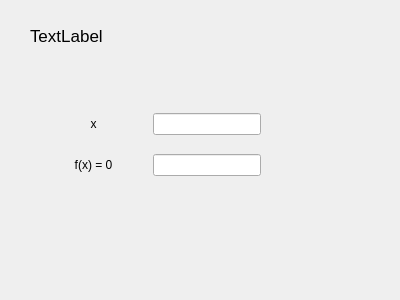
<?xml version="1.0" encoding="UTF-8"?>
<ui version="4.0">
 <class>Form</class>
 <widget class="QWidget" name="Form">
  <property name="geometry">
   <rect>
    <x>0</x>
    <y>0</y>
    <width>400</width>
    <height>300</height>
   </rect>
  </property>
  <property name="windowTitle">
   <string>Form</string>
  </property>
  <widget class="QLabel" name="func">
   <property name="geometry">
    <rect>
     <x>30</x>
     <y>20</y>
     <width>201</width>
     <height>31</height>
    </rect>
   </property>
   <property name="sizePolicy">
    <sizepolicy hsizetype="Expanding" vsizetype="Preferred">
     <horstretch>0</horstretch>
     <verstretch>0</verstretch>
    </sizepolicy>
   </property>
   <property name="font">
    <font>
     <pointsize>13</pointsize>
    </font>
   </property>
   <property name="text">
    <string>TextLabel</string>
   </property>
  </widget>
  <widget class="QWidget" name="gridLayoutWidget">
   <property name="geometry">
    <rect>
     <x>40</x>
     <y>100</y>
     <width>221</width>
     <height>91</height>
    </rect>
   </property>
   <layout class="QGridLayout" name="gridLayout">
    <item row="0" column="0">
     <widget class="QLabel" name="label_2">
      <property name="sizePolicy">
       <sizepolicy hsizetype="Expanding" vsizetype="Preferred">
        <horstretch>0</horstretch>
        <verstretch>0</verstretch>
       </sizepolicy>
      </property>
      <property name="text">
       <string>x</string>
      </property>
      <property name="alignment">
       <set>Qt::AlignCenter</set>
      </property>
     </widget>
    </item>
    <item row="1" column="0">
     <widget class="QLabel" name="label">
      <property name="text">
       <string>f(x) = 0</string>
      </property>
      <property name="alignment">
       <set>Qt::AlignCenter</set>
      </property>
     </widget>
    </item>
    <item row="0" column="1">
     <widget class="QLineEdit" name="x"/>
    </item>
    <item row="1" column="1">
     <widget class="QLineEdit" name="fx"/>
    </item>
   </layout>
  </widget>
 </widget>
 <resources/>
 <connections/>
</ui>
